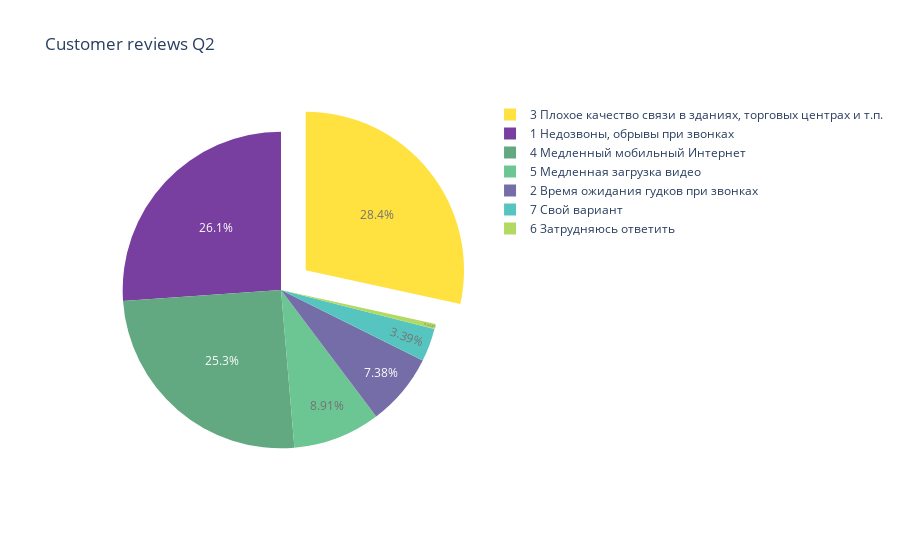

The notebook cell this image was saved under:
### Markdown cell above
Сгруппируем данные по оценкам от 1 до 7 и посмотрим, какие из них наиболее часто встречаются в отзывах:

### Code cell
# Данные для визуализации 
Q2_pie = megafon.copy().explode('Q2').groupby('Q2')['Q2'].count()[1:]

# Визуализация процентного соотношения отзывов о качестве связи
reviews=["1 Недозвоны, обрывы при звонках", 
          "2 Время ожидания гудков при звонках", 
          "3 Плохое качество связи в зданиях, торговых центрах и т.п.",
          "4 Медленный мобильный Интернет",
          "5 Медленная загрузка видео",
          "6 Затрудняюсь ответить",
          "7 Свой вариант"]

colors = ['Indigo', 'DarkSlateBlue', 'Gold',
          'SeaGreen', 'MediumSeaGreen', 
          'YellowGreen', 'LightSeaGreen']

pie_2 = go.Figure(go.Pie(
    values = Q2_pie,
    labels = reviews,
    pull=[0, 0, 0.2, 0, 0, 0, 0, 0],
    texttemplate = " %{percent}",
    textposition = "inside"
))
pie_2.update_traces(opacity=0.75,
                    marker=dict(colors=colors))
pie_2.update_layout(title = 'Customer reviews Q2 ') 
pie_2.show()

### Figure 1 — Plotly figure (JSON) as saved in the notebook; plotly's stock layout.template omitted (floating-point values rounded to 4 significant figures)
{"data": [{"labels": ["1 Недозвоны, обрывы при звонках", "2 Время ожидания гудков при звонках", "3 Плохое качество связи в зданиях, торговых центрах и т.п.", "4 Медленный мобильный Интернет", "5 Медленная загрузка видео", "6 Затрудняюсь ответить", "7 Свой вариант"], "marker": {"colors": ["Indigo", "DarkSlateBlue", "Gold", "SeaGreen", "MediumSeaGreen", "YellowGreen", "LightSeaGreen"]}, "opacity": 0.75, "pull": [0, 0, 0.2, 0, 0, 0, 0, 0], "textposition": "inside", "texttemplate": " %{percent}", "type": "pie", "values": [647, 183, 705, 626, 221, 13, 84]}], "layout": {"title": {"text": "Customer reviews Q2 "}}}
